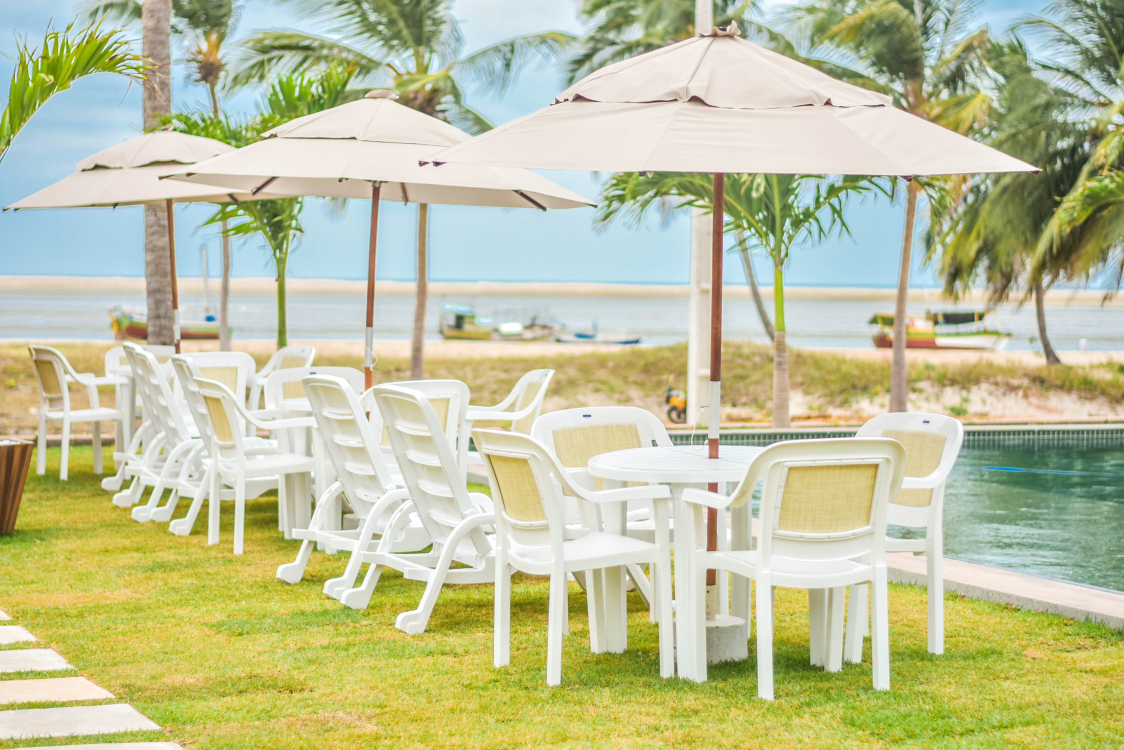
#> input picture DSC_1577.jpg, 4496 x 3000 px (shown at 1/4 size)
$ python analyze-photos.py ..
#> lines starting #> are read from the running program, lines starting #| are printed output that depends on the picture
#!/usr/bin/env python3
"""Curadoria técnica de fotografias para o totem Locanda dei Venti.

Classifica fotos em A–E por métricas objetivas, sem julgamento humano:

  A — HERO  : nítida (Laplaciano alto) + bem exposta + resolução alta
  B — FORTE : nítida e bem exposta (qualquer orientação)
  C — APOIO : boa, com leve desfoque ou exposição fora do ideal
  D — REPET : duplicata/semelhante a outra (hash perceptual) — mantém a melhor
  E — FRACA : desfocada ou mal exposta — não usar

Uso:  python3 scripts/analyze-photos.py <pasta> [--min-side 1200]
Saída: tabela de curadoria (stdout) + curadoria.csv na pasta.
"""
from __future__ import annotations

import argparse
import csv
import os
import sys
from pathlib import Path

try:
    from PIL import Image, ImageFilter, ImageStat, ImageOps
except ImportError:
    sys.exit("PIL não instalado. Rode: pip install pillow --break-system-packages")

GRADES = {
    "A": "HERO",
    "B": "FORTE",
    "C": "APOIO",
    "D": "REPET",
    "E": "FRACA",
}
EXT = {".jpg", ".jpeg", ".png", ".webp", ".heic", ".JPG", ".JPEG", ".PNG"}


def luminance(img: Image.Image) -> float:
    small = img.convert("RGB").resize((96, 96))
    stat = ImageStat.Stat(small)
    r, g, b = stat.mean
    return 0.2126 * r + 0.7152 * g + 0.0722 * b


def sharpness(img: Image.Image) -> float:
    gray = ImageOps.grayscale(img)
    lap = gray.filter(ImageFilter.FIND_EDGES)
    stat = ImageStat.Stat(lap)
    return stat.stddev[0]


def exposure_ok(lum: float) -> bool:
    # Luminância média razoável (0-255): nem estourada nem subexposta.
    return 40 <= lum <= 215


def perceptual_hash(img: Image.Image, size: int = 16) -> int:
    """Hash perceptual simples (aHash) para agrupar fotos quase idênticas."""
    gray = ImageOps.grayscale(img).resize((size, size), Image.LANCZOS)
    px = list(gray.getdata())
    avg = sum(px) / len(px)
    bits = 0
    for i, v in enumerate(px):
        if v >= avg:
            bits |= 1 << i
    return bits


def hamming(a: int, b: int) -> int:
    return bin(a ^ b).count("1")


def grade(sharp: float, lum: float, side: int) -> str:
    sharp_ok = sharp >= 10.0
    sharp_mid = sharp >= 5.0
    exp_ok = exposure_ok(lum)
    big = side >= 1400

    if sharp_ok and exp_ok and big:
        return "A"
    if sharp_ok and exp_ok:
        return "B"
    if sharp_mid and exp_ok:
        return "C"
    if not sharp_mid or not exp_ok:
        return "E"
    return "C"


def main() -> None:
    parser = argparse.ArgumentParser(description=__doc__)
    parser.add_argument("folder", type=Path, help="pasta com as fotografias")
    parser.add_argument("--min-side", type=int, default=1200, help="lado mínimo (px) para considerar HERO")
    args = parser.parse_args()

    folder: Path = args.folder
    if not folder.is_dir():
        sys.exit(f"Pasta não encontrada: {folder}")

    files = sorted(p for p in folder.iterdir() if p.suffix in EXT)
    if not files:
        sys.exit("Nenhuma imagem encontrada na pasta.")

    rows: list[dict] = []
    hashes: list[tuple[int, str]] = []

    for path in files:
        try:
            with Image.open(path) as im:
#> im is the input picture: PIL image 4496x3000 RGB; mean R, G, B 191.9, 195.1, 156.9
                im.load()
                w, h = im.size
#> w = 4496; h = 3000
                orient = im.getexif().get(274, 1)
#> orient = 1
                # aplica orientação EXIF (fotos de celular)
                im = ImageOps.exif_transpose(im)
                sharp = sharpness(im)
#> in sharpness, `gray = ImageOps.grayscale(img)`:
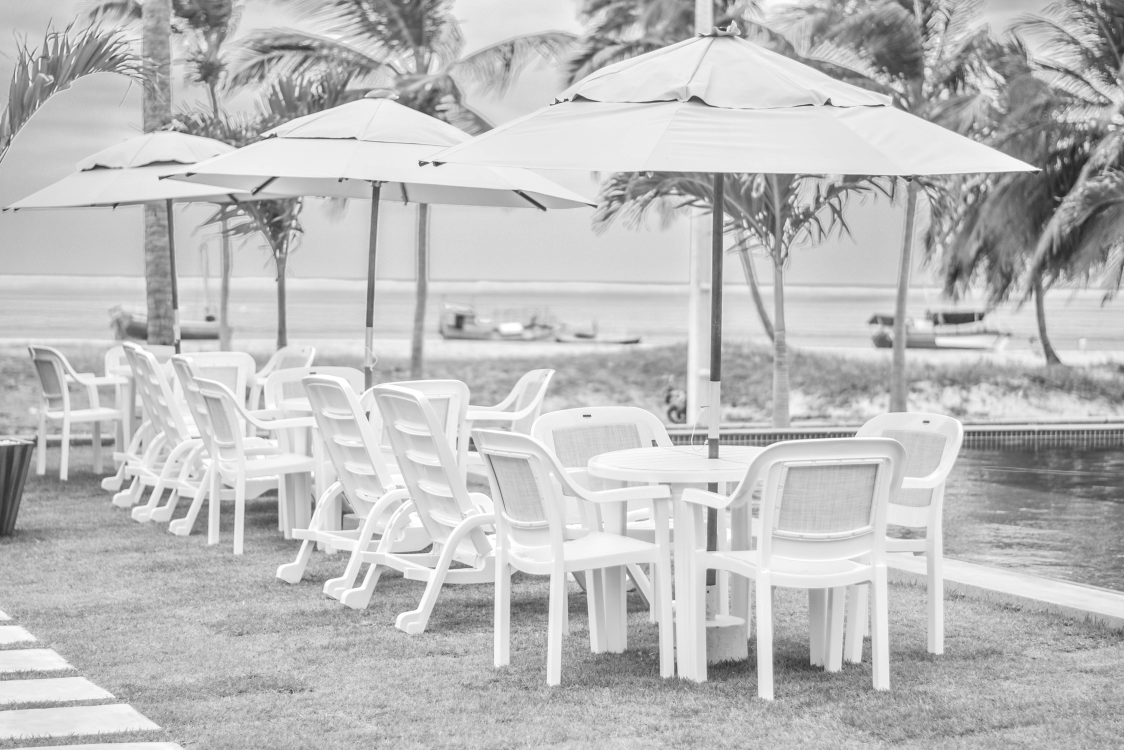
#> gray: PIL image 4496x3000 L (shown at 1/4 size); min 26, max 255, mean 189.7
#> in sharpness, `lap = gray.filter(ImageFilter.FIND_EDGES)`:
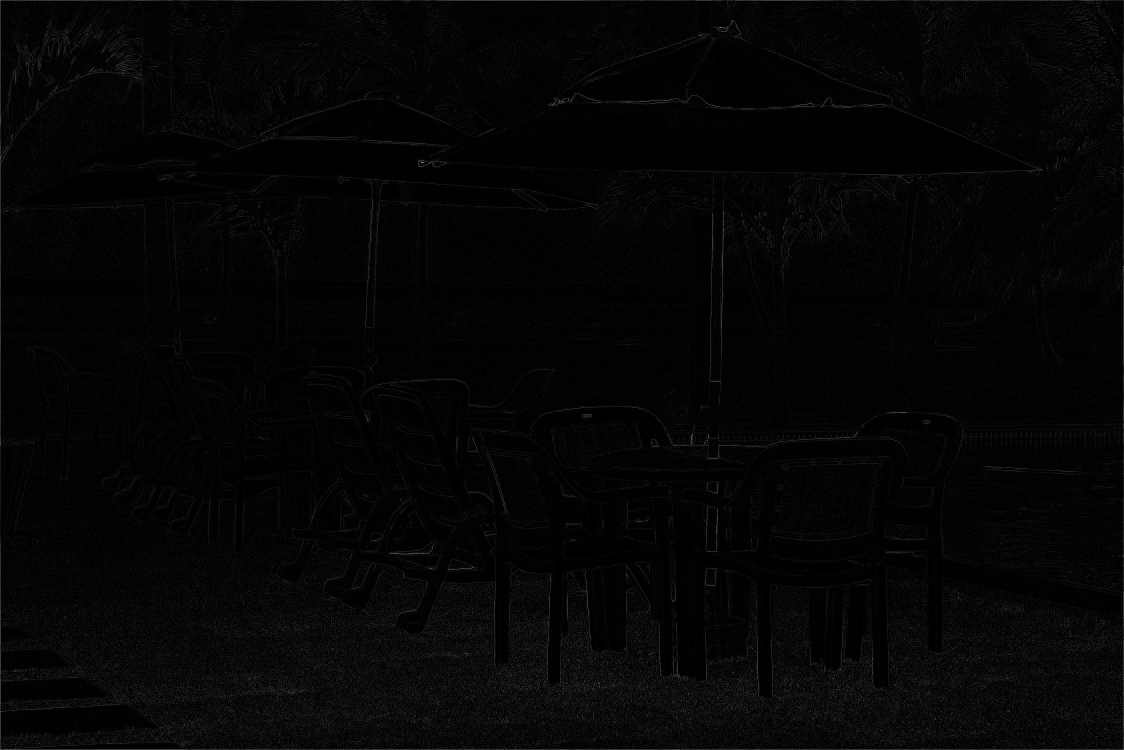
#> lap: PIL image 4496x3000 L (shown at 1/4 size); min 0, max 255, mean 4.8
#> sharp = 12.35
                lum = luminance(im)
#> in luminance, `small = img.convert("RGB").resize((96, 96))`:
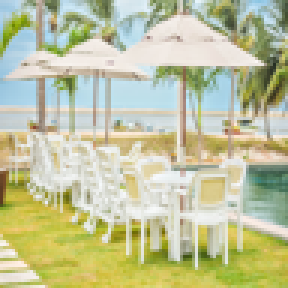
#> small: PIL image 96x96 RGB (shown 3 times larger); mean R, G, B 191.9, 195, 156.9
#> in luminance, `r, g, b = stat.mean`: r = 191.9; g = 195; b = 156.9
#> lum = 191.6
                phash = perceptual_hash(im)
#> in perceptual_hash, `gray = ImageOps.grayscale(img).resize((size, size), Image.LANCZOS)`:
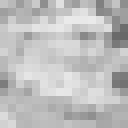
#> gray: PIL image 16x16 L (shown 8 times larger); min 104, max 234, mean 189.8
#> in perceptual_hash, `px = list(gray.getdata())`: px = 256 values, max 234 at index 40, min 104 at index 79, mean 189.8
#> in perceptual_hash, `avg = sum(px) / len(px)`: avg = 189.8
#> the loop in perceptual_hash, `for i, v in enumerate(px):` made 256 passes
#> (v, bits) on passes 1, 5, 8, 11, 15, 24, 25, 26, 27, 28, 34, 37: (196, 1), (202, 17), (224, 145), (190, 1169), (195, 17553), (195, 8406161), (194, 25183377), (220, 58737809), (225, 125846673), (203, 260064401), (204, 8849998993), (194, 77569475729)
#> bits on passes 61, 62, 65, 66, 70, 71: 2305596658739594385, 4611439667953288337, 23058183741662839953, 59951671889081943185, 650247482247787594897, 1830839102965198898321
#> after the loop in perceptual_hash, `for i, v in enumerate(px):`: bits = 457614766422137601753817045353552729498341835502554806149040659633383949457
#> phash has the same summary as bits in perceptual_hash
                orientation = "paisagem" if w >= h else "retrato" if h > w else "quadrada"
#> orientation = 'paisagem'
                side = max(w, h)
#> side = 4496
                g = grade(sharp, lum, side)
#> in grade, `sharp_ok = sharp >= 10.0`: sharp_ok = True
#> g = 'A'
                rows.append(
                    {
                        "arquivo": path.name,
                        "largura": w,
                        "altura": h,
                        "orientacao": orientation,
                        "exif": orient,
                        "nitidez": round(sharp, 1),
                        "luminancia": round(lum),
                        "lado": side,
                        "classe": g,
                        "funcao": GRADES[g],
                    }
                )
                hashes.append((phash, path.name))
        except Exception as exc:  # noqa: BLE001 — arquivo corrompido/desconhecido
            rows.append(
                {
                    "arquivo": path.name,
                    "largura": 0,
                    "altura": 0,
                    "orientacao": "-",
                    "exif": "-",
                    "nitidez": 0.0,
                    "luminancia": 0,
                    "lado": 0,
                    "classe": "E",
                    "funcao": "INVÁLIDO",
                }
            )
            print(f"  ⚠ {path.name}: não foi possível abrir ({exc})", file=sys.stderr)
#> pass 2 of the loop in main, `for path in files:`:
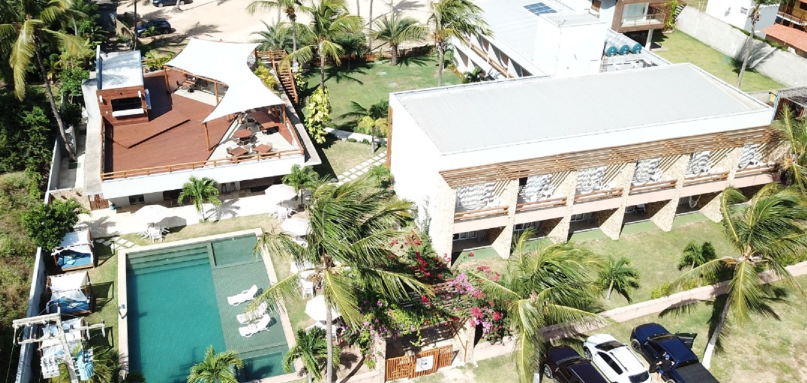
#> input picture drone_1.jpg, 1614 x 766 px (shown at 1/2 size)
#> in main, im is the input picture: PIL image 1614x766 RGB; mean R, G, B 161.8, 163.9, 142.6
#> lap: PIL image 1614x766 L
#> sharp = 49.29
#> in luminance (call 2), `small = img.convert("RGB").resize((96, 96))`:
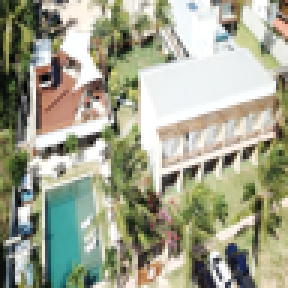
#> small: PIL image 96x96 RGB (shown 3 times larger); mean R, G, B 161.7, 163.8, 142.5
#> in luminance (call 2), `r, g, b = stat.mean`: r = 161.7; g = 163.8; b = 142.5
#> lum = 161.8
#> in perceptual_hash (call 2), `gray = ImageOps.grayscale(img).resize((size, size), Image.LANCZOS)`:
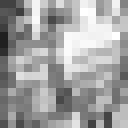
#> gray: PIL image 16x16 L (shown 8 times larger); min 32, max 255, mean 160.8
#> px = 256 values, max 255 at index 26, min 32 at index 64, mean 160.8
#> avg = 160.8
#> the loop in perceptual_hash (call 2), `for i, v in enumerate(px):` made 256 passes
#> (v, bits) on passes 4, 5, 6, 8, 9, 10, 11, 12: (190, 8), (244, 24), (204, 56), (221, 184), (174, 440), (196, 952), (241, 1976), (230, 4024)
#> after the loop in perceptual_hash (call 2), `for i, v in enumerate(px):`: bits = 95778584695428950409649338302368793513476650790092617590507942931443567587256
#> phash has the same summary as bits in perceptual_hash

    # Marca duplicatas (classe D): dentro de 6 bits de hamming, mantém a melhor.
    for i, (ha, name_a) in enumerate(hashes):
        if rows[i]["classe"] == "E":
            continue
        for j in range(i + 1, len(hashes)):
            if hamming(ha, hashes[j][0]) <= 6:
                a, b = rows[i], rows[j]
                if a["classe"] == "E" or b["classe"] == "E":
                    continue
                # mantém a melhor (comparação A>B>C>D>E)
                order = {"A": 0, "B": 1, "C": 2, "D": 3, "E": 4}
                worse = a if order[a["classe"]] > order[b["classe"]] else b
                worse["classe"] = "D"
                worse["funcao"] = "REPET — use " + (a["arquivo"] if worse is a else b["arquivo"])
#> this loop made 2 passes
#> name_a on passes 1 to 2: 'DSC_1577.jpg', 'drone_1.jpg'

    # Saída
    out_csv = folder / "curadoria.csv"
    with out_csv.open("w", newline="", encoding="utf-8") as fh:
        writer = csv.DictWriter(fh, fieldnames=list(rows[0].keys()))
        writer.writeheader()
        writer.writerows(rows)

    print(f"\n📋 Curadoria de {len(rows)} fotos → {out_csv.name}\n")
#| 📋 Curadoria de 2 fotos → curadoria.csv
    header = f"{'ID':<3} {'ARQUIVO':<28} {'ORIENT':<9} {'LADO':<6} {'NIT':<5} {'LUM':<5} {'CLASSE':<7} FUNÇÃO"
    print(header)
    print("-" * len(header))
    for idx, row in enumerate(rows, 1):
        print(
            f"{idx:<3} {row['arquivo'][:28]:<28} {row['orientacao'][:9]:<9} "
            f"{row['lado']:<6} {row['nitidez']:<5} {row['luminancia']:<5} "
            f"{row['classe']:<7} {row['funcao']}"
        )
#> this loop made 2 passes
#> idx on passes 1 to 2: 1, 2
#| 1   DSC_1577.jpg                 paisagem  4496   12.3  192   A       HERO
#| 2   drone_1.jpg                  paisagem  1614   49.3  162   A       HERO

    counts = {c: sum(1 for r in rows if r["classe"] == c) for c in "ABCDE"}
#> counts = {'A': 2, 'B': 0, 'C': 0, 'D': 0, 'E': 0}
    print("\nResumo:", ", ".join(f"{GRADES[c]}: {counts[c]}" for c in "ABCDE"))
#| Resumo: HERO: 2, FORTE: 0, APOIO: 0, REPET: 0, FRACA: 0
    print("Sugestão de uso: A → Attract/Hero/Feature · B → capas/cards · "
          "C → galerias · D → descartar (repetição) · E → não usar")


if __name__ == "__main__":
    main()
